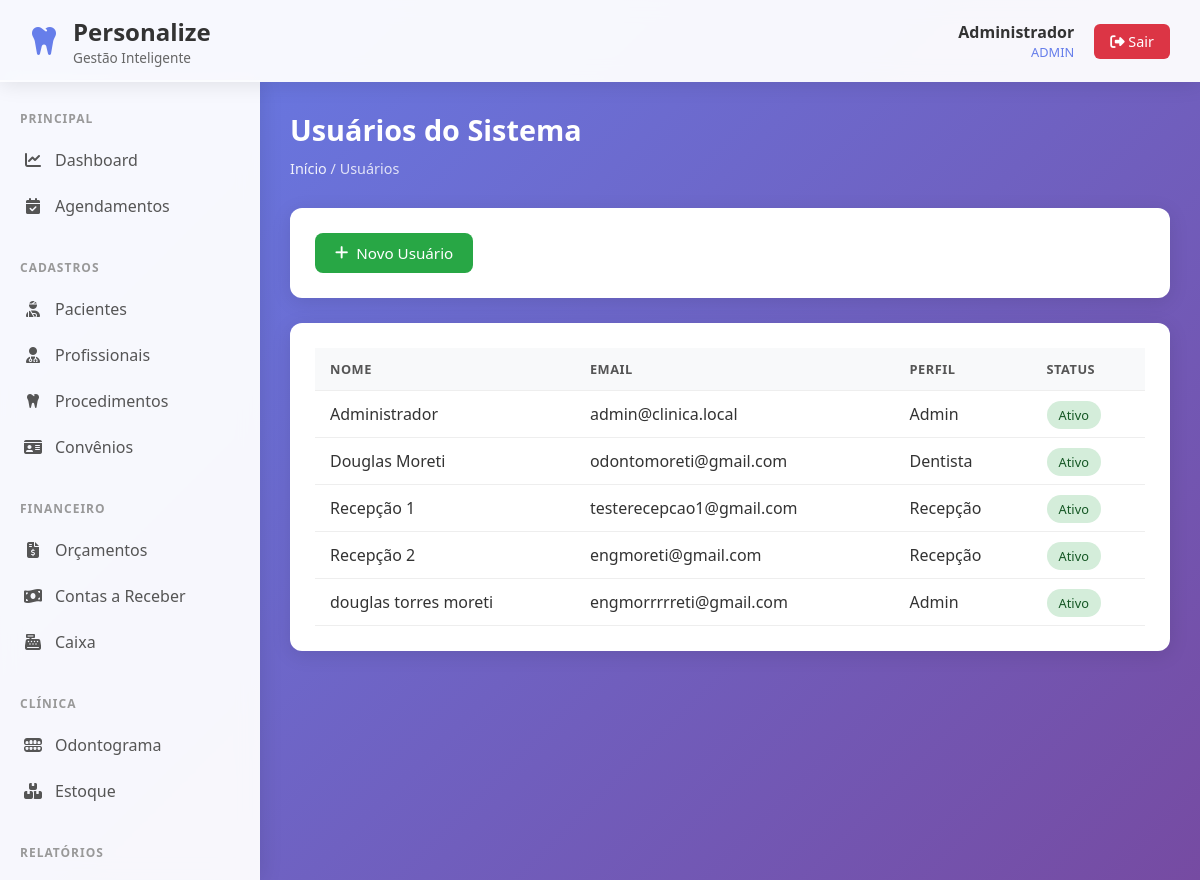
The page /users/listar.php (signed in) on the database its author committed.
### tables this page shows
CREATE TABLE users (
    id INTEGER PRIMARY KEY AUTOINCREMENT,
    nome TEXT NOT NULL,
    email TEXT NOT NULL UNIQUE,
    senha TEXT NOT NULL,
    perfil_id INTEGER NOT NULL,
    ativo INTEGER DEFAULT 1,
    created_at DATETIME DEFAULT CURRENT_TIMESTAMP,

    FOREIGN KEY (perfil_id) REFERENCES perfis(id)
);

CREATE TABLE perfis (
    id INTEGER PRIMARY KEY AUTOINCREMENT,
    perfil TEXT NOT NULL UNIQUE
);

### users/listar.php (the view, shortened to what this page needs)
<?php
require_once '../includes/functions.php';
require_once '../config/conexao.php';
$sql = "SELECT u.id, u.nome, u.email, u.ativo, p.perfil FROM users u JOIN perfis p ON p.id = u.perfil_id ORDER BY u.nome";
$usuarios = $db->query($sql)->fetchAll(PDO::FETCH_ASSOC);
include '../includes/header.php';
?>
<div class="page-header">
 	<h1 class="page-title">Usuários do Sistema</h1>
 	<div class="breadcrumb"><a href="../dashboard/index.php">Início</a> / Usuários</div>
</div>
<div class="card" style="margin-bottom: 25px;">
 	<a href="novo.php" class="btn btn-success"><i class="fa-solid fa-plus"></i> Novo Usuário</a>
</div>
<div class="card">
 	<div class="table-container">
 		<table>
 			<thead>
 				<tr>
 					<th>Nome</th>
 					<th>Email</th>
 					<th>Perfil</th>
 					<th>Status</th>
 				</tr>
 			</thead>
 			<tbody>
 				<?php foreach ($usuarios as $u): ?>
 				<tr>
 					<td><?php echo htmlspecialchars($u['nome']); ?></td>
 					<td><?php echo htmlspecialchars($u['email']); ?></td>
 					<td><?php echo htmlspecialchars($u['perfil']); ?></td>
 					<td><?php echo statusBadge($u['ativo'] ? 'Ativo' : 'Inativo'); ?></td>
 				</tr>
 				<?php endforeach; ?>
 			</tbody>
 		</table>
 	</div>
</div>
<?php include '../includes/footer.php'; ?>

### includes/functions.php (shortened to what this page needs)
<?php
function statusBadge($status) {
    $status = strtolower($status);
    $classes = [
        'ativo' => 'badge-success',
        'inativo' => 'badge-danger',
        'pendente' => 'badge-warning',
        'confirmado' => 'badge-info',
        'agendado' => 'badge-info',
        'concluido' => 'badge-success',
        'cancelado' => 'badge-danger',
        'pago' => 'badge-success',
        'recebido' => 'badge-success',
        'aprovado' => 'badge-success',
        'recusado' => 'badge-danger',
    ];
    $classe = $classes[$status] ?? 'badge-secondary';
    return "<span class='badge $classe'>" . ucfirst($status) . "</span>";
}

### includes/header.php (style rules this page uses)
* { margin: 0; padding: 0; box-sizing: border-box; }
body { font-family: 'Segoe UI', Tahoma, Geneva, Verdana, sans-serif; background: linear-gradient(135deg, #667eea 0%, #764ba2 100%); min-height: 100vh; color: #333; }
.page-header { margin-bottom: 30px; }
.page-title { font-size: 1.8rem; color: white; margin-bottom: 10px; }
.breadcrumb { color: rgba(255,255,255,0.8); font-size: 0.9rem; }
.breadcrumb a { color: rgba(255,255,255,0.9); text-decoration: none; }
.card { background: white; border-radius: 12px; padding: 25px; box-shadow: 0 4px 20px rgba(0,0,0,0.1); margin-bottom: 25px; }
.btn { display: inline-flex; align-items: center; gap: 8px; padding: 10px 20px; border-radius: 8px; text-decoration: none; font-weight: 500; transition: all 0.3s; border: none; cursor: pointer; font-size: 0.95rem; }
.btn-success { background: #28a745; color: white; }
.table-container { overflow-x: auto; }
table { width: 100%; border-collapse: collapse; }
th, td { padding: 12px 15px; text-align: left; border-bottom: 1px solid #eee; }
th { background: #f8f9fa; font-weight: 600; color: #555; text-transform: uppercase; font-size: 0.8rem; letter-spacing: 0.5px; }
.badge { padding: 5px 12px; border-radius: 20px; font-size: 0.8rem; font-weight: 500; }
.badge-success { background: #d4edda; color: #155724; }

### rows shown on the page
users: nome "Administrador", email "admin@clinica.local", perfil.perfil "Admin"
users: nome "Douglas Moreti", email "odontomoreti@gmail.com", perfil.perfil "Dentista"
users: nome "Recepção 1", email "testerecepcao1@gmail.com", perfil.perfil "Recepção"
users: nome "Recepção 2", email "engmoreti@gmail.com", perfil.perfil "Recepção"
users: nome "douglas torres moreti", email "engmorrrrreti@gmail.com", perfil.perfil "Admin"

### other values the page prints
$usuario_nome "Administrador"
$usuario_perfil "ADMIN"
